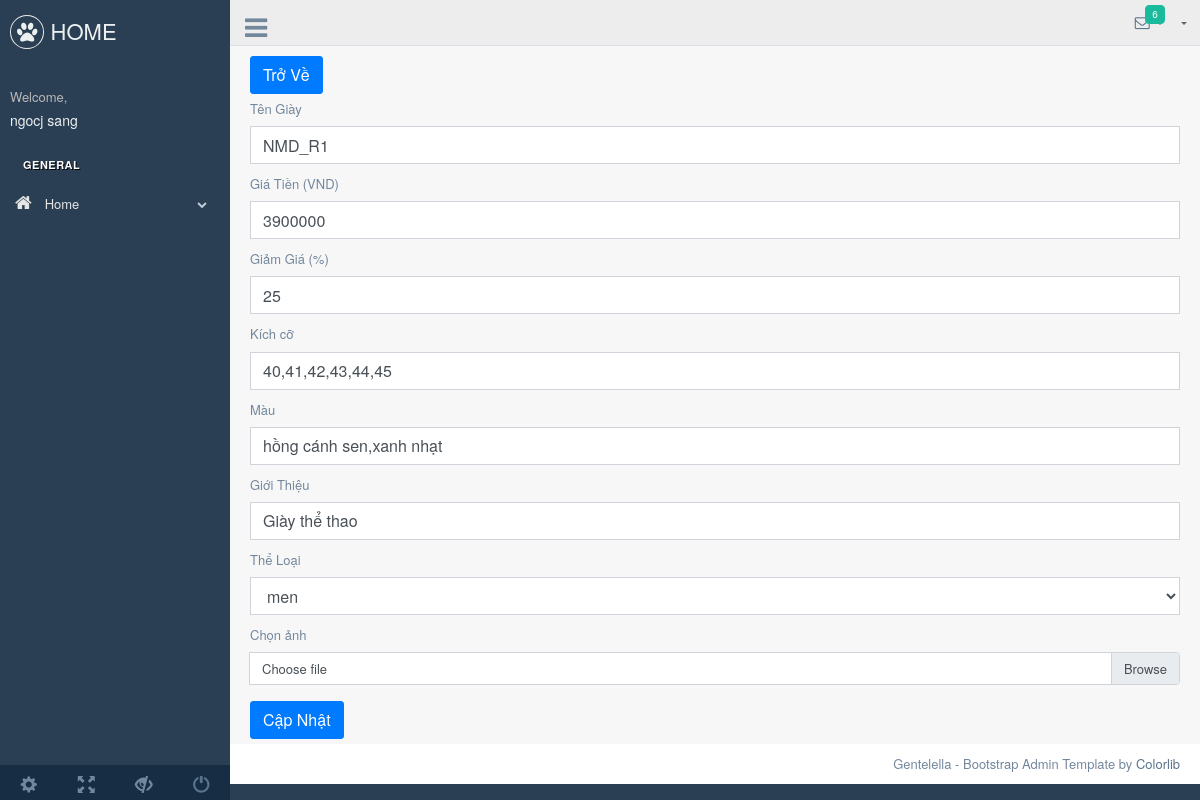
Page /admin/production/updateShoe.php?id=27 (signed in) on the committed database.
### tables this page shows
CREATE TABLE IF NOT EXISTS `user` (
  `id` int(11) NOT NULL AUTO_INCREMENT,
  `username` varchar(255) NOT NULL,
  `password` varchar(255) NOT NULL,
  `fullname` varchar(255) NOT NULL,
  `dob` date NOT NULL,
  `address` varchar(255) NOT NULL,
  `role` tinyint(1) NOT NULL DEFAULT '0',
  `gender` tinyint(1) NOT NULL DEFAULT '0',
  `email` varchar(255) NOT NULL,
  `phone` varchar(10) NOT NULL,
  PRIMARY KEY (`id`)
);

CREATE TABLE IF NOT EXISTS `shoe` (
  `id` int(11) NOT NULL AUTO_INCREMENT,
  `name` varchar(255) NOT NULL,
  `price` bigint(11) NOT NULL,
  `sale` int(11) NOT NULL,
  `size` varchar(255) NOT NULL,
  `category_id` int(11) NOT NULL,
  `color` varchar(255) NOT NULL,
  `review` varchar(500) NOT NULL,
  PRIMARY KEY (`id`)
);

CREATE TABLE IF NOT EXISTS `category` (
  `id` int(11) NOT NULL AUTO_INCREMENT,
  `name` varchar(255) NOT NULL,
  PRIMARY KEY (`id`)
);

### backend/auth.php (called while the page is built, shortened)
<?php
require_once (__DIR__."../../connect.php") ;
class Auth{
    public static function findOneByUsernameAndPassword($username,$password){
        global $conn;
        $sql="select * from user where username = '$username' and password = '$password'";
        $run = mysqli_query($conn,$sql)->fetch_assoc();
        return $run;
    }
    public static function loginWithCookie(){
        if(isset($_COOKIE['username']) && isset($_COOKIE['password'])) {
            $username= $_COOKIE['username'];
            $password= $_COOKIE['password'];
            $run = Auth::findOneByUsernameAndPassword($username,$password);
            return $run ? $run : null;
        }
        return null;
    }
}

### repository/shoeRepository.php (called while the page is built, shortened)
<?php
    require_once(__DIR__."../../connect.php");
    class ShoeRepository{
        public function getById($id){
            global $conn;
            $sql = "select s.id as shoe_id, s.name as shoe_name, s.*, c.* from shoe s join category c on c.id=s.category_id and s.id=$id";
            return mysqli_query($conn,$sql);
        }
    }
?>

### repository/categoryRepository.php (called while the page is built, shortened)
<?php
    require_once("../../connect.php");
    class CategoryRepository{
        public function getAll(){
            global $conn;
            $sql = "select * from category";
            return mysqli_query($conn,$sql);
        }
    }
?>

### admin/production/updateShoe.php (the view, shortened to what this page needs)
<?php
    require_once("../../backend/filterAdmin.php");
    require_once("../../repository/shoeRepository.php");
    require_once("../../repository/categoryRepository.php");
    $shoeRepository = new ShoeRepository();
    $categoryRepository = new CategoryRepository();
?>
<!DOCTYPE html>
<html lang="en">
  <head>
    <link href="../vendors/bootstrap/dist/css/bootstrap.min.css" rel="stylesheet">
    <link href="../vendors/font-awesome/css/font-awesome.min.css" rel="stylesheet">
    <link href="../vendors/nprogress/nprogress.css" rel="stylesheet">
    <link href="../vendors/iCheck/skins/flat/green.css" rel="stylesheet">
    <link href="../vendors/bootstrap-progressbar/css/bootstrap-progressbar-3.3.4.min.css" rel="stylesheet">
    <link href="../vendors/jqvmap/dist/jqvmap.min.css" rel="stylesheet"/>
    <link href="../vendors/bootstrap-daterangepicker/daterangepicker.css" rel="stylesheet">
    <link href="../build/css/custom.min.css" rel="stylesheet">
    <link href="css/shoe.css" rel="stylesheet">
  </head>
  <body class="nav-md">
    <div class="container body">
      <div class="main_container">
        <div class="col-md-3 left_col">
          <div class="left_col scroll-view">
            <div class="navbar nav_title" style="border: 0;">
              <a href="../../index.php" class="site_title"><i class="fa fa-paw"></i> <span>HOME</span></a>
            </div>
        <div class="profile clearfix">
              <div class="profile_info">
                <span>Welcome,</span>
                <h2> <?php require_once("../../backend/filterWithCookieAdmin.php") ?></h2>
              </div>
            </div>
            <br />
            <div id="sidebar-menu" class="main_menu_side hidden-print main_menu">
              <div class="menu_section">
                <h3>General</h3>
                <ul class="nav side-menu">
                  <li><a><i class="fa fa-home"></i> Home <span class="fa fa-chevron-down"></span></a>
                  </li>
                </ul>
              </div>
            </div>
            <div class="sidebar-footer hidden-small">
              <a data-toggle="tooltip" data-placement="top" title="Settings">
                <span class="glyphicon glyphicon-cog" aria-hidden="true"></span>
              </a>
              <a data-toggle="tooltip" data-placement="top" title="FullScreen">
                <span class="glyphicon glyphicon-fullscreen" aria-hidden="true"></span>
              </a>
              <a data-toggle="tooltip" data-placement="top" title="Lock">
                <span class="glyphicon glyphicon-eye-close" aria-hidden="true"></span>
              </a>
              <a data-toggle="tooltip" data-placement="top" title="Logout" href="login.html">
                <span class="glyphicon glyphicon-off" aria-hidden="true"></span>
              </a>
            </div>
          </div>
        </div>
        <div class="top_nav">
          <div class="nav_menu">
              <div class="nav toggle">
                <a id="menu_toggle"><i class="fa fa-bars"></i></a>
              </div>
              <nav class="nav navbar-nav">
              <ul class=" navbar-right">
                <li class="nav-item dropdown open" style="padding-left: 15px;">
                  <a href="javascript:;" class="user-profile dropdown-toggle" aria-haspopup="true" id="navbarDropdown" data-toggle="dropdown" aria-expanded="false">
                  <?php require_once("../../backend/filterWithCookieAdmin.php") ?>
                  </a>
                </li>
                <li role="presentation" class="nav-item dropdown open">
                  <a href="javascript:;" class="dropdown-toggle info-number" id="navbarDropdown1" data-toggle="dropdown" aria-expanded="false">
                    <i class="fa fa-envelope-o"></i>
                    <span class="badge bg-green">6</span>
                  </a>
                </li>
              </ul>
            </nav>
          </div>
        </div>
        <div class="right_col" role="main">
        <a class="btn btn-primary" href="shoe.php" role="button">Trở Về</a>
        <form method="POST" enctype="multipart/form-data">
        <div class="form-group">
            <?php
                $listShoe = $shoeRepository->getById($_GET['id']);
                foreach($listShoe as $shoe){
            ?>
          <label for="exampleInputEmail1">Tên Giày</label>
          <input required value="<?php echo $shoe['shoe_name']?>" minlength="5" maxlength="50" name="name" type="text" class="form-control" id="exampleInputEmail1" aria-describedby="emailHelp" placeholder="Nhập tên giày">
        </div>
        <div class="form-group">
          <label for="exampleInputPassword1">Giá Tiền (VND)</label>
          <input required value="<?php echo $shoe['price']?>" min="0" max="99999999999" name="price" type="number" class="form-control" id="exampleInputPassword1" placeholder="Nhập giá tiền">
        </div>
        <div class="form-group">
          <label for="exampleInputPassword1">Giảm Giá (%)</label>
          <input required value="<?php echo $shoe['sale']?>" min="0" max="100" name="sale" type="number" class="form-control" id="exampleInputPassword1" placeholder="Nhập % giảm giá">
        </div>
        <div class="form-group">
          <label for="exampleInputPassword1">Kích cỡ</label>
          <input required value="<?php echo $shoe['size']?>" min="1" max="100" name="size" type="text" class="form-control" id="exampleInputPassword1" placeholder="Nhập kích cỡ">
        </div>
        <div class="form-group">
          <label for="exampleInputPassword1">Màu</label>
          <input required value="<?php echo $shoe['color']?>" minlength="1" maxlength="50" name="color" type="text" class="form-control" id="exampleInputPassword1" placeholder="Nhập màu">
        </div>
        <div class="form-group">
          <label for="exampleInputPassword1">Giới Thiệu</label>
          <input required value="<?php echo $shoe['review']?>" minlength="1" maxlength="500" name="review" type="text" class="form-control" id="exampleInputPassword1" placeholder="Nhập giới thiệu">
        </div>
        <div class="form-group">
          <label for="exampleInputPassword1">Thể Loại</label>
          <select name="category_id" class="form-control">
              <?php
                $listCategory = $categoryRepository->getAll();
                foreach($listCategory as $category){
              ?>
                <option <?php if($category['id']==$shoe['category_id']) echo "selected" ?> value="<?php echo $category['id'];?>" ><?php echo $category['name'];?></option>
                <?php
                    }
                ?>
            </select>
        </div>
        <div class="form-group">
          <label for="exampleInputPassword1">Chọn ảnh</label>
          <div class="input-group mb-3">
            <div class="custom-file">
                <label class="custom-file-label" for="inputGroupFile01">Choose file</label>
            </div>
            </div>
        </div>
        <?php
                }
        ?>
        <button name="submit" type="submit" class="btn btn-primary">Cập Nhật</button>
     </form>
        </div>
        <footer>
          <div class="pull-right">
            Gentelella - Bootstrap Admin Template by <a href="https://colorlib.com">Colorlib</a>
          </div>
          <div class="clearfix"></div>
        </footer>
      </div>
    </div>
  </body>
</html>

### backend/filterWithCookieAdmin.php
<?php
    require_once("auth.php");
    $checkCookie = Auth::loginWithCookie();
    if($checkCookie != null){
        echo $checkCookie['fullname'];
    }
?>

### rows in the picture
user: fullname "ngocj sang"
shoe: name "NMD_R1", price "3900000", sale "25", size "40,41,42,43,44,45", color "hồng cánh sen,xanh nhạt", review "Giày thể thao", category_id "men"
